Frame 1 (no input): blank canvas, image omitted
Frame 60 (the mouse pressed at the canvas centre just before this capture): blank canvas, image omitted
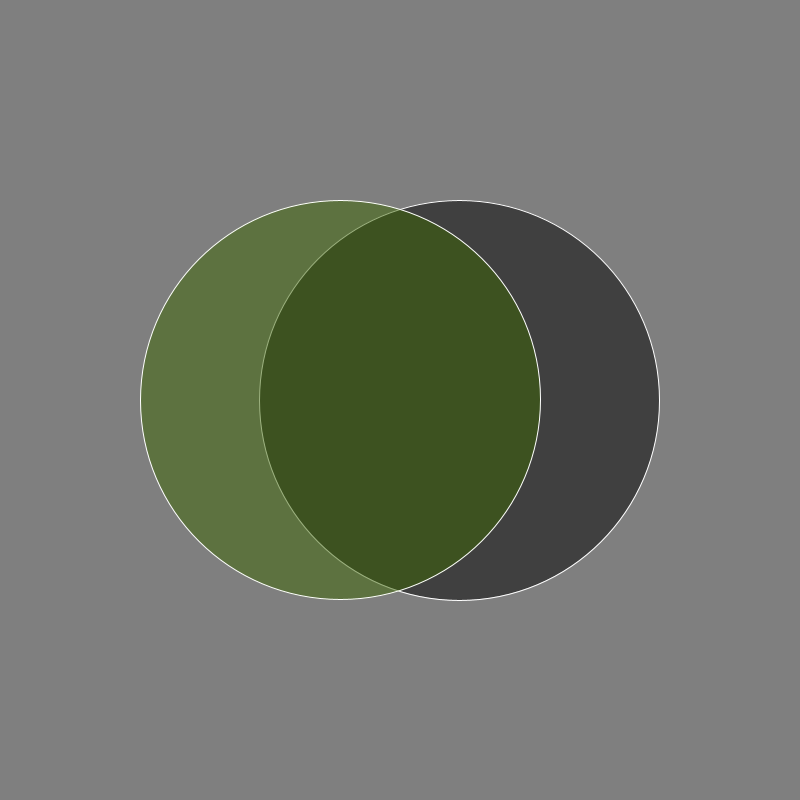
Frame 120 (the mouse held since frame 60 and released just before this capture)

The Processing sketch whose frames 1 and 60 were blank and that drew this single picture after the mouse press (run headless with seeded random() and noise(); from frame 60 on, the mouse is pressed at the canvas centre):

// Processing sketch: processing_105517
// ── processing_105517.pde

float rad = 200;
float newTheta;
float radVel;
float xLen;
float xVel;
int divs;
float thetaVel = 0;
boolean drawStroke =true;
void setup(){
  size(800, 800);
  noStroke();
//frameRate(20);
smooth();
  radVel=.5;
  xLen = 0;
  xVel = .1;
  rad = 0;
  divs = 1;
}
void draw(){
  background(127);
   if(drawStroke){stroke(255);}
    else {noStroke();}
  
  for(float theta = newTheta; theta < 2*PI+newTheta; theta += PI/divs)
  {
    fill(color(rad*theta/PI,200*theta/(2*PI),0, 127));
    pushMatrix();
    translate(width/2+rad*cos(theta), height/2+rad*sin(theta));
    rotate(-theta);
    ellipse(0,0,mouseX
    ,mouseY);
    popMatrix();
  }
  
    newTheta+=thetaVel;
    if(rad > width/2 || rad < -width/2){
      xVel *=-1;
      radVel*=-1;
    }
    rad+=radVel;
    xLen+=xVel;
}


void keyPressed() {
  if (key == CODED) {
    if (keyCode == UP) {
      divs++;
    } else if (keyCode == DOWN) {
      if(divs > 1)
      divs--;
    }
    else if(keyCode == LEFT)
    {
      thetaVel -=PI/500;
    
    }
    else if(keyCode == RIGHT)
    {
      thetaVel += PI/500;
          
    }
  } 
}
void mouseClicked(){
    drawStroke = !drawStroke;
}
